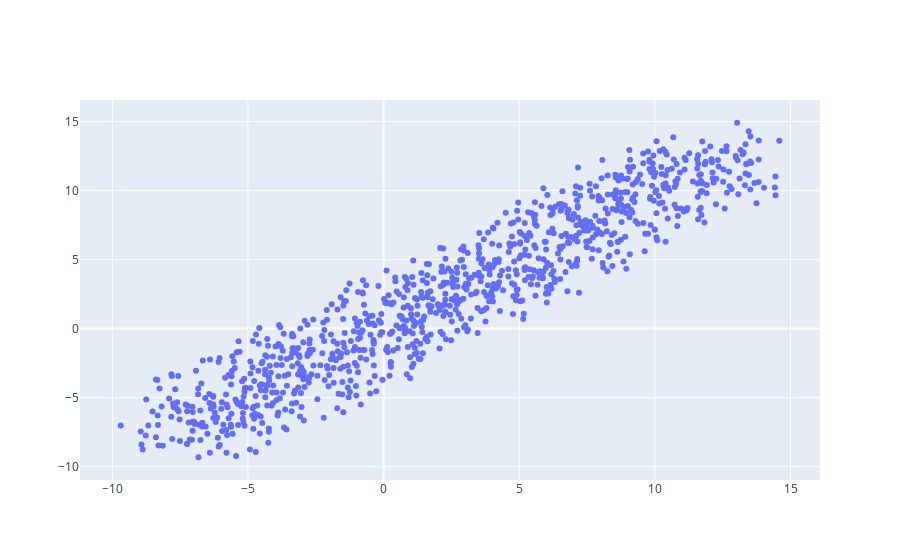

The notebook cell this image was saved under:
### Code cell
go.Figure(data = [go.Scatter(x = X,
                             y = Y,
                            mode = 'markers')])

### Figure 1 — Plotly figure (JSON) as saved in the notebook; plotly's stock layout.template omitted (floating-point values rounded to 4 significant figures; data arrays with more than 128 entries replaced by an {"elided": "..."} marker saying what was removed)
{"data": [{"mode": "markers", "type": "scatter", "x": {"elided": "1000 float values"}, "y": {"elided": "1000 float values"}}], "layout": {}}
